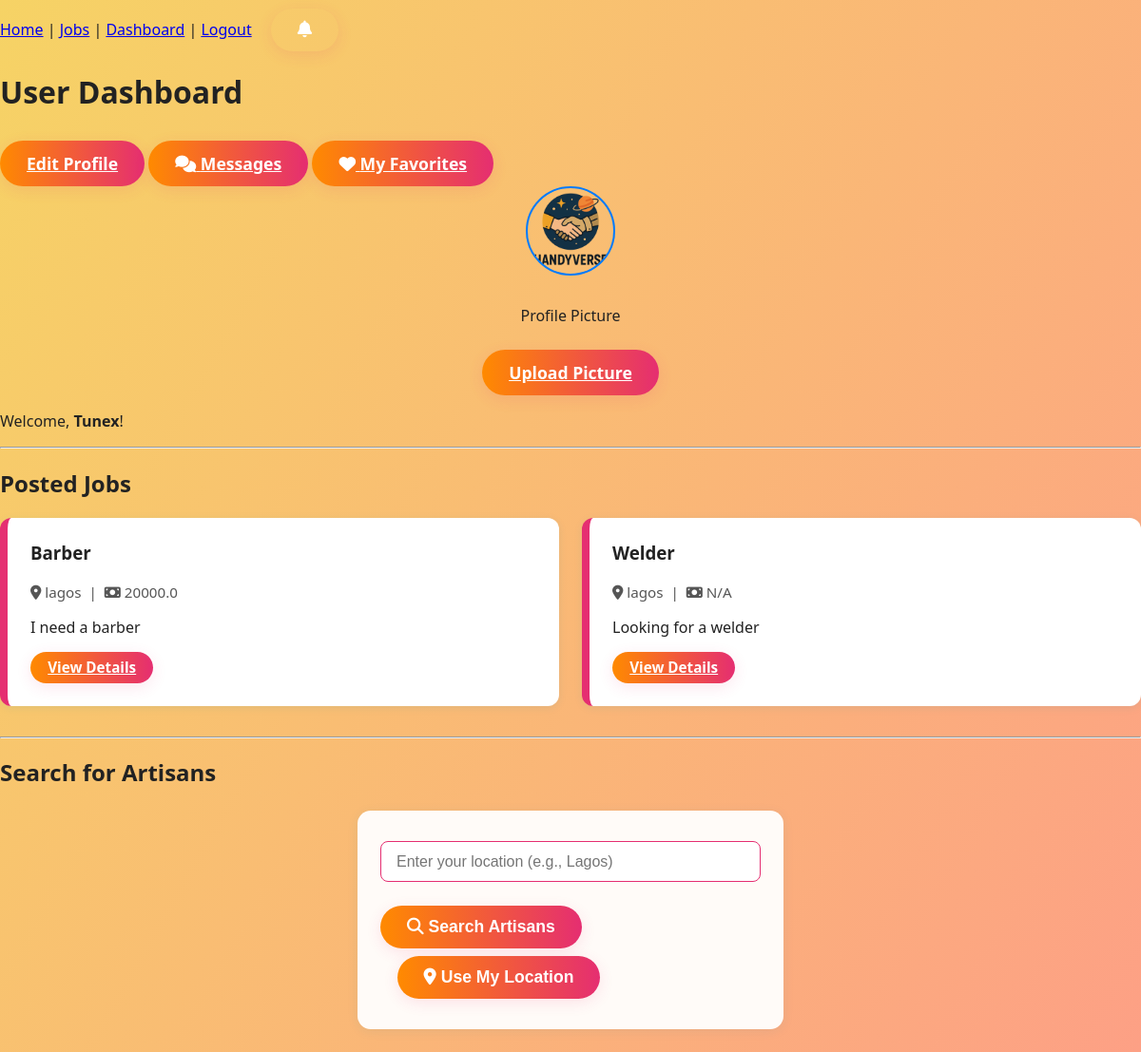
/user_dashboard (signed in), run on the app's committed database.
### app/models.py (models this page shows, shortened)
class User(db.Model, UserMixin):  # Inherit from UserMixin
    __tablename__ = 'user'
    id = db.Column(db.Integer, primary_key=True)
    email = db.Column(db.String(120), unique=True, nullable=False)
    name = db.Column(db.String(100), nullable=False)
    password_hash = db.Column(db.String(512))
    location = db.Column(db.String(100))
    phone_number = db.Column(db.String(15))
    is_artisan = db.Column(db.Boolean, default=False)
    profile_pic = db.Column(db.String(200))
    messages = db.relationship('Message', foreign_keys='Message.sender_id', backref='sender', lazy='dynamic')
    received_messages = db.relationship('Message', foreign_keys='Message.recipient_id', backref='recipient', lazy='dynamic')
    job_posts = db.relationship('JobPost', back_populates='user', lazy='dynamic')
    favorites = db.relationship('Favorite', back_populates='user', lazy='dynamic')
    reviews_given = db.relationship('Review', back_populates='customer', lazy='dynamic')
    notifications = db.relationship('Notification', back_populates='user', lazy='dynamic')

class JobPost(db.Model):
    __tablename__ = 'job_post'
    id = db.Column(db.Integer, primary_key=True)
    user_id = db.Column(db.Integer, db.ForeignKey('user.id'), nullable=False)
    title = db.Column(db.String(120), nullable=False)
    description = db.Column(db.Text, nullable=False)
    location = db.Column(db.String(100))
    latitude = db.Column(db.Float)
    longitude = db.Column(db.Float)
    budget = db.Column(db.Float)
    timestamp = db.Column(db.DateTime, default=datetime.utcnow)
    user = db.relationship('User', back_populates='job_posts')
    applications = db.relationship('JobApplication', backref='job_post', lazy='dynamic')

### app/routes.py (the view)
@main.route('/user_dashboard')
@login_required
def user_dashboard():
    if current_user.is_artisan:
        return redirect(url_for('main.artisan_dashboard'))
    messages = Message.query.filter(
        (Message.sender_id == current_user.id) | (Message.recipient_id == current_user.id)
    ).order_by(Message.timestamp.asc()).all()
    chat_histories = defaultdict(list)
    for msg in messages:
        other_id = msg.recipient_id if msg.sender_id == current_user.id else msg.sender_id
        chat_histories[other_id].append(msg)
    participants = {user.id: user for user in User.query.filter(User.id.in_(chat_histories.keys())).all()}
    form = MessageForm()  # <-- Add this line
    my_jobs = JobPost.query.filter_by(user_id=current_user.id).order_by(JobPost.timestamp.desc()).all()
    return render_template(
        'user_dashboard.html',
        messages=messages,
        chat_histories=chat_histories,
        participants=participants,
        form=form,  # <-- And this
        my_jobs=my_jobs  # Pass to template
    )

### app/forms.py
class MessageForm(FlaskForm):
    content = TextAreaField('Message', validators=[DataRequired(), Length(min=1, max=1000)])
    submit = SubmitField('Send')

### app/templates/user_dashboard.html (shortened to what this page needs)
{% extends "base.html" %}
{% block content %}
<div class="dashboard-header">
    <h1>User Dashboard</h1>
    <div class="dashboard-actions">
        <a href="{{ url_for('main.profile') }}" class="cta-button">Edit Profile</a>
        <a href="{{ url_for('main.messages') }}" class="cta-button"><i class="fas fa-comments"></i> Messages</a>
        <a href="#" id="show-favorites" class="cta-button"><i class="fas fa-heart"></i> My Favorites</a>
    </div>
</div>
<div class="profile-pic-preview" style="text-align:center;margin-bottom:1em;">
    {% set profile_pic_url = current_user.profile_pic if current_user.profile_pic else url_for('static', filename='images/handyverse-hero.png') %}
<img
  src="{{ profile_pic_url }}"
  alt="Profile Picture"
  class="profile-pic"
  style="width:90px;height:90px;border-radius:50%;object-fit:cover;">
    <p>Profile Picture</p>
    {% if current_user.profile_pic %}
        <a href="{{ url_for('main.upload_profile_pic') }}" class="cta-button">Change Picture</a>
    {% else %}
        <a href="{{ url_for('main.upload_profile_pic') }}" class="cta-button">Upload Picture</a>
    {% endif %}
</div>
<p>Welcome, <strong>{{ current_user.name }}</strong>!</p>
<hr>
<h2>Posted Jobs</h2>
<div id="postedJobsSection" style="margin-bottom:2em;">
    {% if my_jobs and my_jobs|length > 0 %}
        <div class="jobs-grid" style="display:grid;grid-template-columns:repeat(auto-fit,minmax(320px,1fr));gap:1.5em;">
            {% for job in my_jobs %}
                <div class="job-card" style="background:#fff;border-radius:12px;box-shadow:0 2px 8px rgba(33,147,176,0.10);padding:1.5em;">
                    <a href="{{ url_for('main.job_detail', job_id=job.id) }}" style="text-decoration:none;color:inherit;"><h3 style="margin-top:0;">{{ job.title }}</h3></a>
                    <div style="font-size:0.95em;color:#555;margin-bottom:0.5em;">
                        <i class="fa fa-map-marker-alt"></i> {{ job.location or 'No location' }} &nbsp;|&nbsp; <i class="fa fa-money-bill"></i> {{ job.budget or 'N/A' }}
                    </div>
                    <p style="margin-bottom:0.5em;">{{ job.description|truncate(120) }}</p>
                    <a href="{{ url_for('main.job_detail', job_id=job.id) }}" class="cta-button" style="font-size:0.95em;padding:0.4em 1.2em;">View Details</a>
                </div>
            {% endfor %}
        </div>
    {% else %}
        <div style="color:#888;font-size:1.1em;margin:1em 0;">You have not posted any jobs yet.</div>
    {% endif %}
</div>
<hr>
<h2>Search for Artisans</h2>
<form id="searchForm">
    <input type="text" id="searchLocation" name="location" placeholder="Enter your location (e.g., Lagos)" required>
    <button type="submit" class="search-button"><i class="fas fa-search"></i> Search Artisans</button>
    <button type="button" id="useLocationBtn" class="cta-button" style="margin-left:1em;"><i class="fas fa-map-marker-alt"></i> Use My Location</button>
</form>
{% endblock %}

### app/static/styles.css (style rules this page uses)
body { font-family: 'Segoe UI', 'Roboto', Arial, sans-serif; background: linear-gradient(120deg, #f6d365 0%, #fda085 100%); margin: 0; min-height: 100vh; color: #222; }
body.loaded { opacity: 1; }
button, .cta-button, .search-button, .contact-button, .auth-option, .btn { background: linear-gradient(90deg, #ff8a00 0%, #e52e71 100%); color: #fff; border: none; padding: 12px 28px; border-radius: 24px; font-size: 1.1rem; font-weight: 700; cursor: pointer; box-shadow: 0 4px 16px rgba(229,46,113,0.12); transition: background 0.2s, transform 0.2s; margin-top: 0.5em; display: inline-block; }
.profile-pic { width: 70px; height: 70px; border-radius: 50%; object-fit: cover; border: 2px solid #007bff; margin-bottom: 10px; }
form { background: rgba(255,255,255,0.95); border-radius: 14px; box-shadow: 0 2px 12px rgba(33,147,176,0.09); padding: 2em 1.5em; margin: 1.5em auto; max-width: 400px; }
input, textarea, select { border: 1.5px solid #e52e71; border-radius: 8px; padding: 0.7em 1em; font-size: 1em; margin-bottom: 1em; width: 100%; box-sizing: border-box; transition: border 0.2s; }
.jobs-grid { display: grid; grid-template-columns: repeat(auto-fit, minmax(320px, 1fr)); gap: 1.5em; }
.job-card { background: #fff; border-radius: 14px; box-shadow: 0 2px 8px rgba(33,147,176,0.10); padding: 1.5em; transition: box-shadow 0.2s, transform 0.2s; border-left: 8px solid #e52e71; }

### data on the page
User: name "Tunex"
JobPost: title "Barber", location "lagos", budget "20000.0", description "I need a barber"
JobPost: title "Welder", location "lagos", budget "N/A", description "Looking for a welder"
